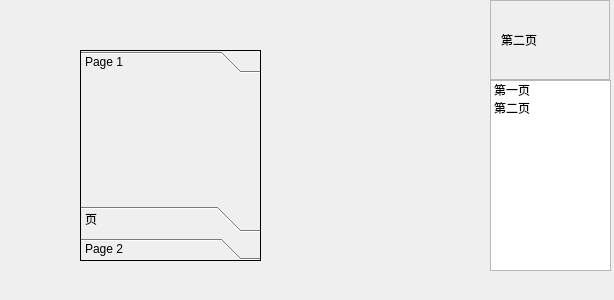
<?xml version="1.0" encoding="UTF-8"?>
<ui version="4.0">
 <class>MyWidget</class>
 <widget class="QWidget" name="MyWidget">
  <property name="geometry">
   <rect>
    <x>0</x>
    <y>0</y>
    <width>614</width>
    <height>300</height>
   </rect>
  </property>
  <property name="windowTitle">
   <string>MyWidget</string>
  </property>
  <widget class="QListWidget" name="listWidget">
   <property name="geometry">
    <rect>
     <x>490</x>
     <y>80</y>
     <width>121</width>
     <height>191</height>
    </rect>
   </property>
   <item>
    <property name="text">
     <string>第一页</string>
    </property>
   </item>
   <item>
    <property name="text">
     <string>第二页</string>
    </property>
   </item>
  </widget>
  <widget class="QStackedWidget" name="stackedWidget">
   <property name="geometry">
    <rect>
     <x>490</x>
     <y>0</y>
     <width>120</width>
     <height>80</height>
    </rect>
   </property>
   <property name="frameShape">
    <enum>QFrame::StyledPanel</enum>
   </property>
   <property name="currentIndex">
    <number>1</number>
   </property>
   <widget class="QWidget" name="page">
    <widget class="QLabel" name="label">
     <property name="geometry">
      <rect>
       <x>20</x>
       <y>30</y>
       <width>67</width>
       <height>17</height>
      </rect>
     </property>
     <property name="text">
      <string>第一页</string>
     </property>
    </widget>
   </widget>
   <widget class="QWidget" name="page_2">
    <widget class="QLabel" name="label_2">
     <property name="geometry">
      <rect>
       <x>10</x>
       <y>30</y>
       <width>67</width>
       <height>17</height>
      </rect>
     </property>
     <property name="text">
      <string>第二页</string>
     </property>
    </widget>
   </widget>
  </widget>
  <widget class="QToolBox" name="ToolBpx">
   <property name="geometry">
    <rect>
     <x>80</x>
     <y>50</y>
     <width>181</width>
     <height>211</height>
    </rect>
   </property>
   <property name="frameShape">
    <enum>QFrame::Box</enum>
   </property>
   <property name="currentIndex">
    <number>0</number>
   </property>
   <widget class="QWidget" name="widget">
    <property name="geometry">
     <rect>
      <x>0</x>
      <y>0</y>
      <width>179</width>
      <height>110</height>
     </rect>
    </property>
    <attribute name="label">
     <string>Page 1</string>
    </attribute>
   </widget>
   <widget class="QWidget" name="page_5">
    <attribute name="label">
     <string>页</string>
    </attribute>
   </widget>
   <widget class="QWidget" name="page_4">
    <property name="geometry">
     <rect>
      <x>0</x>
      <y>0</y>
      <width>179</width>
      <height>110</height>
     </rect>
    </property>
    <attribute name="label">
     <string>Page 2</string>
    </attribute>
   </widget>
  </widget>
 </widget>
 <layoutdefault spacing="6" margin="11"/>
 <resources/>
 <connections>
  <connection>
   <sender>listWidget</sender>
   <signal>currentRowChanged(int)</signal>
   <receiver>stackedWidget</receiver>
   <slot>setCurrentIndex(int)</slot>
   <hints>
    <hint type="sourcelabel">
     <x>150</x>
     <y>155</y>
    </hint>
    <hint type="destinationlabel">
     <x>461</x>
     <y>113</y>
    </hint>
   </hints>
  </connection>
 </connections>
</ui>
